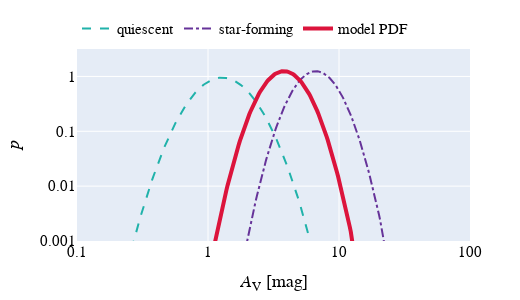

The notebook cell saved with this chart:
### Code cell
av_diff, pdf_diff, avtot_diff = pdfchem.makepdf(1.4, 0.42)
av_sf, pdf_sf, avtot_sf = pdfchem.makepdf(7, 0.32)

fig = go.Figure()
fig.add_trace(go.Scatter(x=av_diff, y=pdf_diff,
                    mode='lines',line=dict(color='LightSeaGreen', width=2, dash = 'dash'), hovertemplate = ' ',
                    name='quiescent'))
fig.add_trace(go.Scatter(x=av_sf, y=pdf_sf,
                    mode='lines', line=dict(color='RebeccaPurple ', width=2, dash = 'dashdot'),hovertemplate = ' ',
                    name='star-forming'))
if not PDF_input_flag.value:
    av_bar, s, metallicity = _mean.value, _width.value, float(metallicity.value)
    av_m, pdf_m, avtot = pdfchem.makepdf(av_bar, s)
    fig.add_trace(go.Scatter(x=av_m, y=pdf_m, mode='lines', hovertemplate = ' ',
    line = dict(color='Crimson', width=4), name='model PDF'))
elif my_PDF.filename:
    try:
        d = np.genfromtxt(my_PDF.filepath)  # user specified PDF
        av = d[:,0]; pdf = d[:,1]
        fig.add_trace(go.Scatter(x=av_m, y=pdf_m, mode='lines', line = dict(color='Crimson', width=4), name='user PDF'), hovertemplate = ' ',)
    except:
        if my_PDF.filename[-4:] == 'fits':
            av, pdf = pdfchem.NH_fits_to_pdf(my_PDF.filepath)
            fig.add_trace(go.Scatter(x=av_m, y=pdf_m, mode='lines', line = dict(color='Crimson', width=4), name='user PDF'))
fig.update_xaxes(title_text='<i>A</i><sub>V</sub> [mag]', type='log', range = [-1, 2], nticks=4, title_font_family='Rockwell')
fig.update_yaxes(title_text='<i>p</i>', type='log', range = [-3, 0.5], nticks=4, title_font_family='Rockwell')

fig.update_layout(width = 520, height = 300,
                   margin=dict(l=50, r=50, b=50, t=25),
                   font=dict(family="Rockwell",size=15,color="black"),
                   hoverlabel_font=dict(family="Rockwell",size=18,color="white"),
                   legend=dict(orientation="h", yanchor="bottom", y=1.02,),
                   )
fig.show()

### Figure 1 — Plotly figure (JSON) as saved in the notebook; plotly's stock layout.template omitted (floating-point values rounded to 4 significant figures; data arrays with more than 128 entries replaced by an {"elided": "..."} marker saying what was removed)
{"data": [{"hovertemplate": " ", "line": {"color": "LightSeaGreen", "dash": "dash", "width": 2}, "mode": "lines", "name": "quiescent", "type": "scatter", "x": {"elided": "501 float values"}, "y": {"elided": "501 float values"}}, {"hovertemplate": " ", "line": {"color": "RebeccaPurple ", "dash": "dashdot", "width": 2}, "mode": "lines", "name": "star-forming", "type": "scatter", "x": {"elided": "501 float values"}, "y": {"elided": "501 float values"}}, {"hovertemplate": " ", "line": {"color": "Crimson", "width": 4}, "mode": "lines", "name": "model PDF", "type": "scatter", "x": {"elided": "501 float values"}, "y": {"elided": "501 float values"}}], "layout": {"font": {"color": "black", "family": "Rockwell", "size": 15}, "height": 300, "hoverlabel": {"font": {"color": "white", "family": "Rockwell", "size": 18}}, "legend": {"orientation": "h", "y": 1.02, "yanchor": "bottom"}, "margin": {"b": 50, "l": 50, "r": 50, "t": 25}, "width": 520, "xaxis": {"nticks": 4, "range": [-1, 2], "title": {"font": {"family": "Rockwell"}, "text": "<i>A</i><sub>V</sub> [mag]"}, "type": "log"}, "yaxis": {"nticks": 4, "range": [-3, 0.5], "title": {"font": {"family": "Rockwell"}, "text": "<i>p</i>"}, "type": "log"}}}
